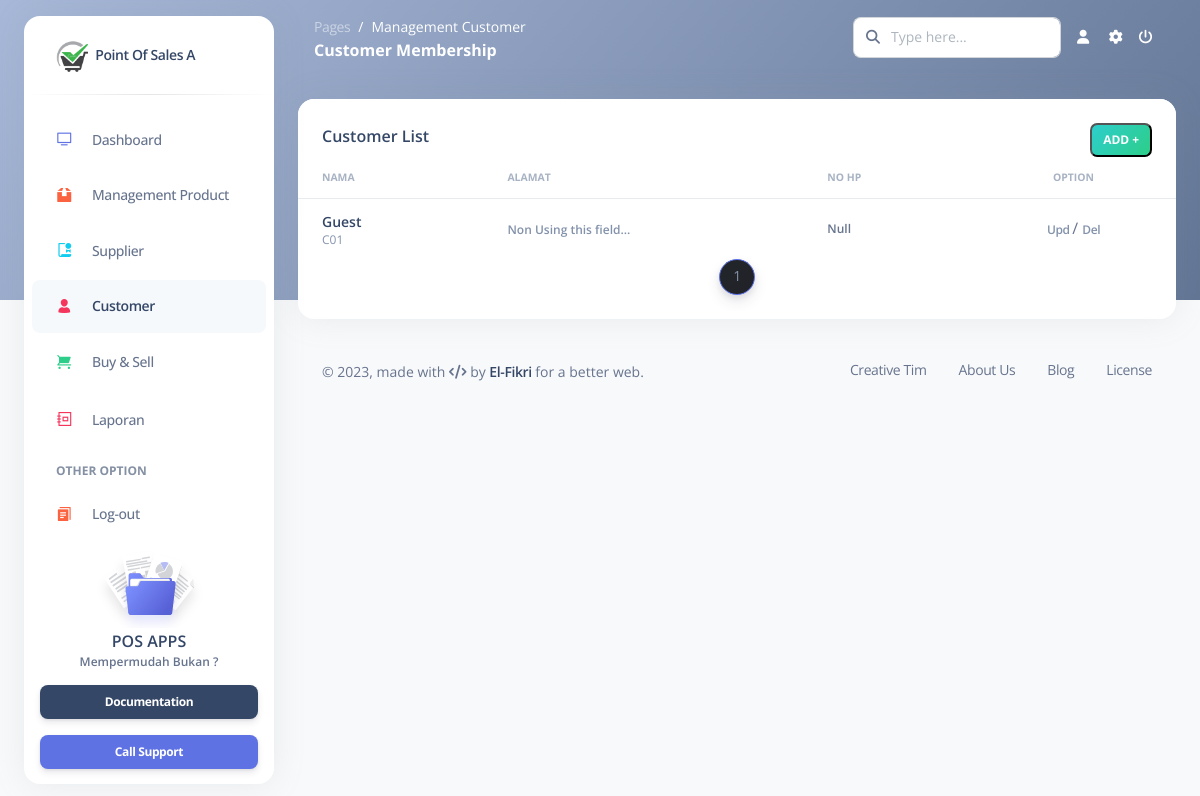
/pages/Cust.php, run on the app's committed database.
### tables this page shows
CREATE TABLE `customer` (
  `id_customer` int(11) NOT NULL,
  `kd_customer` varchar(25) NOT NULL,
  `nama` varchar(50) NOT NULL,
  `alamat` text NOT NULL,
  `nohp` char(12) NOT NULL
);

### pages/Cust.php (the view, shortened to what this page needs)
<!DOCTYPE html>
<?php
include("../system/koneksi.php")
?>
<html lang="en">
<head>
  <?php include("header.php"); ?>
</head>
<body class="g-sidenav-show   bg-gray-100">
  <?php include("sidebar.php"); ?>
  <main class="main-content position-relative border-radius-lg ">
    <nav class="navbar navbar-main navbar-expand-lg px-0 mx-4 shadow-none border-radius-xl " id="navbarBlur" data-scroll="false">
      <div class="container-fluid py-1 px-3">
        <nav aria-label="breadcrumb">
          <ol class="breadcrumb bg-transparent mb-0 pb-0 pt-1 px-0 me-sm-6 me-5">
            <li class="breadcrumb-item text-sm"><a class="opacity-5 text-white" href="javascript:;">Pages</a></li>
            <li class="breadcrumb-item text-sm text-white active" aria-current="page">Management Customer</li>
          </ol>
          <h6 class="font-weight-bolder text-white mb-0">Customer Membership</h6>
        </nav>
        <?php include("navbar.php"); ?>
      </div>
    </nav>
    <div class="container-fluid py-4">
      <div class="row">
        <div class="col-12">
          <div class="card mb-4">
            <div class="card-header pb-0 d-flex justify-content-between">
              <h6>Customer List</h6>
              <button class="badge badge-sm bg-gradient-success" id="tambah_data" data-toggle="modal" data-target="#ModalAdd">Add +</button>
            </div>
            <div class="card-body px-0 pt-0 pb-2">
              <div class="table-responsive p-0">
                <table class="table align-items-center mb-0">
                  <thead>
                    <tr>
                      <th class="text-uppercase text-secondary text-xxs font-weight-bolder opacity-7">Nama</th>
                      <th class="text-uppercase text-secondary text-xxs font-weight-bolder opacity-7 ps-2">Alamat</th>
                      <th class="text-uppercase text-secondary text-xxs font-weight-bolder opacity-7 ps-2">No Hp</th>
                      <th class="text-center text-uppercase text-secondary text-xxs font-weight-bolder opacity-7">Option</th>
                    </tr>
                  </thead>
                  <tbody>
                  <?php
                    $limit = 10;
                    $page = isset($_GET['page']) ? $_GET['page'] : 1;
                    $start = ($page - 1) * $limit;
                    $hasill =" SELECT * FROM customer LIMIT $start, $limit";
                    $hasil = mysqli_query($mysqli, $hasill);
                    while ($r = mysqli_fetch_array($hasil)) {
                    ?>
                    <tr>
                      <td>
                        <div class="d-flex px-3 py-1">
                          <div class="d-flex flex-column justify-content-center">
                            <h6 class="mb-0 text-sm"><?php echo $r['nama']; ?></h6>
                            <p class="text-xs text-secondary mb-0"><?php echo $r['kd_customer']; ?></p>
                          </div>
                        </div>
                      </td>
                      <td>
                      <span class="text-secondary text-xs font-weight-bold">
                        <?php
                              $alam = $r['alamat'];
                              $pot = substr($alam, 0, 35) . '...';
                              echo $pot;
                              ?>
                        </span>
                      </td>
                      <td>
                        <p class="text-xs font-weight-bold mb-0"><?php echo $r['nohp']; ?></p>
                      </td>
                      <td class="align-middle text-center">
                      <?php
                      echo "<a href='../system/editcust.php?id_cust=$r[kd_customer]' class='text-secondary font-weight-bold text-xs' data-toggle='tooltip' data-original-title='Edit user'>
                          Upd
                        </a>"?>
                         /
                         <?php
                      echo "<a onclick='return konfirmasi()' href='../system/deletecust.php?id_cust=$r[kd_customer]' class='text-secondary font-weight-bold text-xs' data-toggle='tooltip' data-original-title='Edit user'>
                          Del
                        </a>"?>
                      </td>
                    </tr>
                    <?php } ?>
                  </tbody>
                </table>
                <ul class="pagination justify-content-center" >
                    <?php
                    $result = mysqli_query($mysqli, "SELECT COUNT(*) AS total FROM supplier");
                    $row = mysqli_fetch_assoc($result);
                    $totalPages = ceil($row['total'] / $limit);
                    for ($i = 1; $i <= $totalPages; $i++) {
                      $active = ($i == $page) ? 'active' : '';
                      echo "<li class='page-item $active'><a class='bg-gradient-dark page-link' href='Mproduct.php?page=$i'>$i</a></li>";
                    }
                    ?>
                  </ul>
              </div>
            </div>
          </div>
        </div>
      </div>
      <footer class="footer pt-3  ">
          <?php include("footer.php"); ?>
      </footer>
    </div>
  </main>
</body>
</html>

### data on the page
customer: nama "Guest", kd_customer "C01", alamat "Non Using this field...", nohp "Null"
